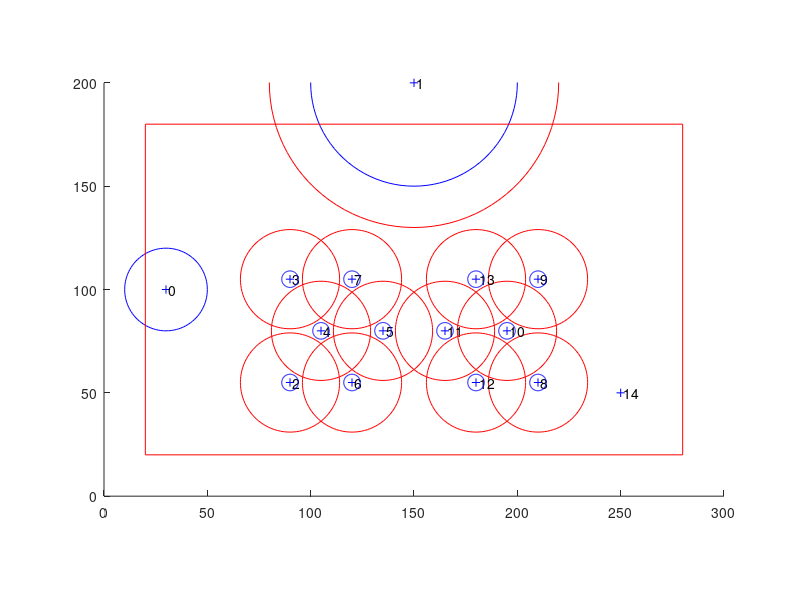

Write MATLAB code to recreate this figure.
%% derniere modif sur Matlab R2013a Linux
clear all;
close all;
clc;

%% ___ donnees ___

% limites
xmin = 20;
ymin = 20;
xmax = 300-xmin;
ymax = 200-ymin;

% rayon robot
rr = 20;

% obstacles
obs = [
% depart
30 100 0 rr;
% gateau
150 200 rr 50;
% verres bleus
90 55 rr 4;
90 105 rr 4;
105 80 rr 4;
135 80 rr 4;
120 55 rr 4;
120 105 rr 4;
% verres rouges
300-90 55 rr 4;
300-90 105 rr 4;
300-105 80 rr 4;
300-135 80 rr 4;
300-120 55 rr 4;
300-120 105 rr 4;
% arrivee
250 50 0 0
];

%% ___ affichage ___

x = 0:300;
theta = 0:pi/50:2*pi;
figure; hold on; axis('equal', [0 300 0 200]);

obs(:,3) = obs(:, 3) + obs(:, 4);

for i=1:size(obs, 1)
	% objets
	plot(obs(i, 1), obs(i, 2), '+b')
	text(obs(i, 1), obs(i, 2), strcat([' ', num2str(i-1)]));
	if obs(i, 4) > 0.01
		plot(obs(i, 4)*cos(theta)+obs(i, 1), obs(i, 4)*sin(theta)+obs(i, 2), 'b');
	end

	% zones interdites objets
	if obs(i, 3) > obs(i, 4) + 0.01
		plot(obs(i, 3)*cos(theta)+obs(i, 1), obs(i, 3)*sin(theta)+obs(i, 2), 'r');
	end
end

% limites
plot([xmin; xmax; xmax; xmin; xmin], [ymin; ymin; ymax; ymax; ymin], 'r');
